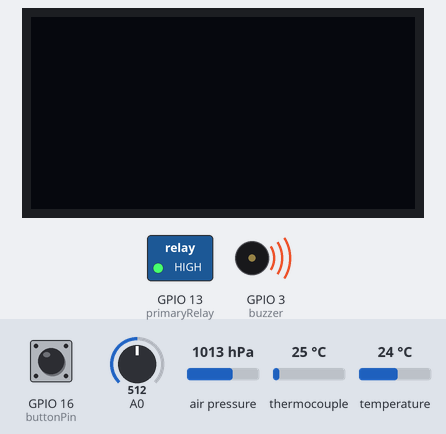
A sketch run on a simulated ESP8266 (NodeMCU). On the bench: 128×64 one-colour display, switched loads named in the sketch (green lamp = pin HIGH), buzzer (waves = sounding, pin HIGH). The inputs (shaded band) are chosen by the test bench; at power-on: GPIO 16 (buttonPin) HIGH, A0 = 512, air pressure 1013 hPa, thermocouple 25 °C, temperature 24 °C. The local clock reads 2024-03-15 10:24:30 at power-on unless the sketch sets it.

Above: at 1.2 s.
1.3 s: GPIO 16 (buttonPin) pulled LOW for 1 s
At 3.9 s:
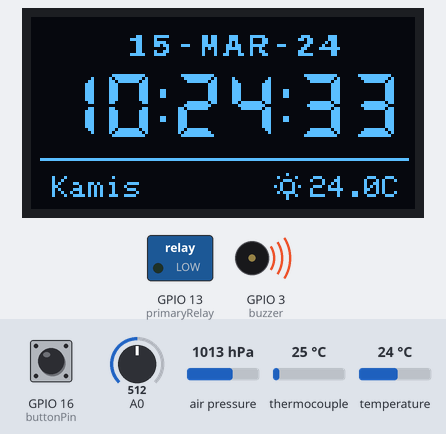
4.6 s: GPIO 16 (buttonPin) pulled LOW for 3.2 s
At 4.83 s:
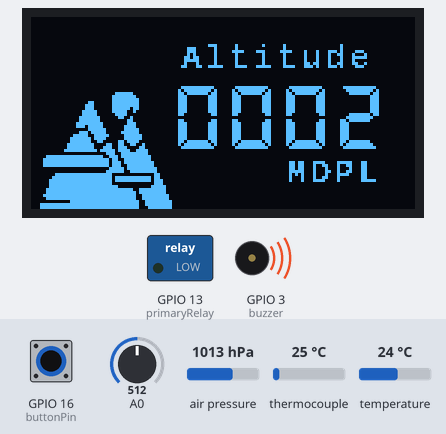
9.3 s: GPIO 16 (buttonPin) pulled LOW for 1 s
At 11.5 s:
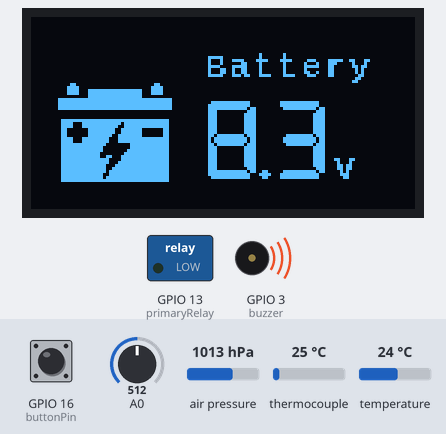
12.0 s: A0 set to 526
At 12.7 s:
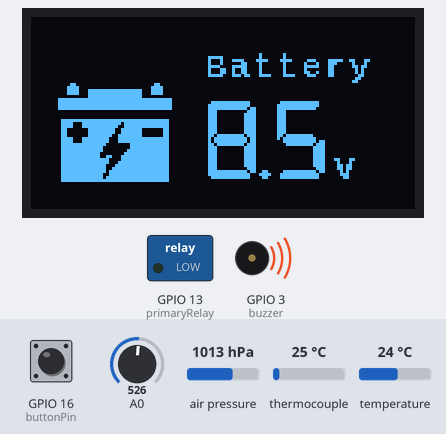
13.6 s: GPIO 16 (buttonPin) pulled LOW for 0.15 s
At 14.0 s:
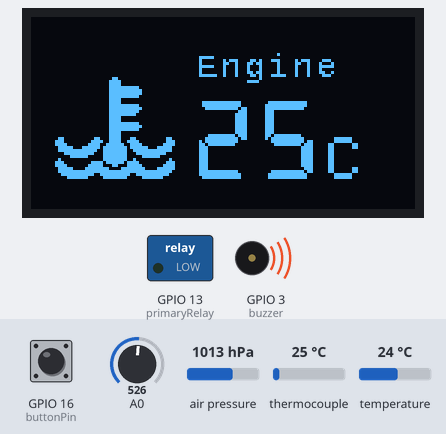
15.2 s: GPIO 16 (buttonPin) pulled LOW for 0.15 s
At 16.5 s:
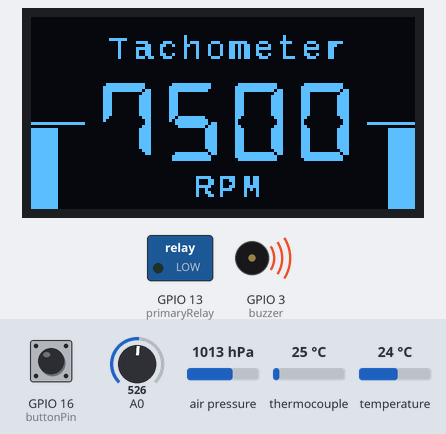
Timing chart, 0 to 17.8 s (numbered marks = the images above; inputs shaded):
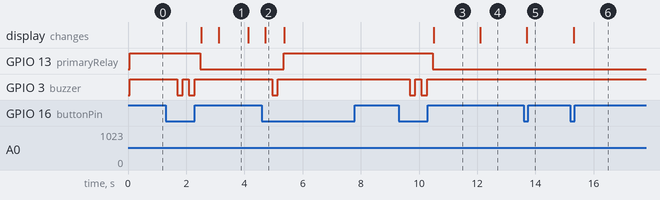

Measured:
- the behaviour switches between 518 and 519 on A0 (found by bisection; images 3 and 4)
- after the input at 1.3 s, GPIO 13 (primaryRelay): HIGH → LOW after 1.2 s; GPIO 3 (buzzer): alternates HIGH for 0.20 s and LOW for 0.20 s, 4 changes in all, then stays HIGH, starting after 0.39 s; the display: first changes after 1.2 s (image 1 shows a later state)
- after the input at 4.6 s, GPIO 13 (primaryRelay): LOW → HIGH after 0.75 s; GPIO 3 (buzzer): HIGH → LOW after 0.35 s, → HIGH 0.20 s later; the display: changes after 0.12 s (image 2)
- after the input at 9.3 s, GPIO 13 (primaryRelay): HIGH → LOW after 1.2 s; GPIO 3 (buzzer): alternates HIGH for 0.20 s and LOW for 0.20 s, 4 changes in all, then stays HIGH, starting after 0.38 s; the display: changes after 1.2 s (image 3)
- after the input at 12.0 s, the display: changes after 0.11 s (image 4)
- after the input at 13.6 s, the display: changes after 0.11 s (image 5)
- after the input at 15.2 s, the display: changes after 0.11 s (image 6)

The sketch:

Supra_X_125_Advance_Keyless.ino
```cpp
#include <Arduino.h>
#include <Adafruit_GFX.h>
#include <Adafruit_SSD1306.h>
#include <Adafruit_BMP280.h>
#include <DS3231.h>
#include <max6675.h>
#include "Costum_Fonts.h"
#include "Costum_Images.h"

// WebServer Library
#include <ESP8266WiFi.h>
#include <ESPAsyncTCP.h>
#include <ESP8266WebServer.h>
#include <ESPAsyncWebServer.h>
#include <Hash.h>
#include <FS.h>
#include "Web_Page.h"

#define SCK_PIN 14 // Pin D5 SCK=Serial CLock (Kalo di arduino Pin 13)
#define SO_PIN 12  // Pin D6 SO=Slave Out (Kalo di arduino Pin 12)
#define CS_PIN 15  // Pin D8 CS=Chip Select (Kalo di arduino Pin 10)

DS3231 rtc;
Adafruit_BMP280 bmp;
AsyncWebServer server(80);
WiFiEventHandler disconnectedEventHandler;
Adafruit_SSD1306 display(128, 64, &Wire, -1);
MAX6675 thermocouple(SCK_PIN, CS_PIN, SO_PIN);

char *wifiSSID = "Redmiqwery1";
char *wifiPassword = "kucing123";

const uint8_t buttonPin = 16;	 //D0
const uint8_t buzzer = 3;		 //RX
const uint8_t primaryRelay = 13; //D7

uint8_t counterOled;
bool stateRelay = true;
bool checkingSwitchButton, lastSwitchButton, checkingSwitchOled;
unsigned long timeStart, millisPrintToSerial, millisDeepSleep, millisAutoTurnOff, millisOled;

void setup()
{
	// Serial.begin(9600);
	settingI2cDevices();
	settingPinAndState();
	// startWiFiAndServer();
}

void loop()
{
	pressToStartTimer(buttonPin);
	remoteKeyless(primaryRelay, 350);
	autoTurnOffRelay(&stateRelay, 10000, 8, getBatteryVoltage());
	switchAndDisplayOledScreen(stateRelay, 200, 70);
	// printToSerial(30);
	// deepSleepMode(stateRelay, 5000);
}

void startWiFiAndServer()
{
	WiFi.begin(wifiSSID, wifiPassword);

	disconnectedEventHandler = WiFi.onStationModeDisconnected([](const WiFiEventStationModeDisconnected &event) {
		Serial.println("Station disconnected, trying to reconnect");
	});

	if (!SPIFFS.begin())
	{
		Serial.println("An Error has occurred while mounting SPIFFS");
	}

	File file = SPIFFS.open("/index.html", "r");
	if (!file)
	{
		Serial.println("Failed to open file for reading");
	}

	file.close();

	server.on("/", HTTP_GET, [](AsyncWebServerRequest *request) {
		request->send(SPIFFS, "/index.html");
	});

	server.on("/temperature", HTTP_GET, [](AsyncWebServerRequest *request) {
		request->send_P(200, "text/plain", String(bmp.readTemperature()).c_str());
	});

	server.on("/humidity", HTTP_GET, [](AsyncWebServerRequest *request) {
		request->send_P(200, "text/plain", String(bmp.readAltitude(1013.25)).c_str());
	});

	server.on("/pressure", HTTP_GET, [](AsyncWebServerRequest *request) {
		request->send_P(200, "text/plain", String(getBatteryVoltage()).c_str());
	});

	server.begin();
}

void settingI2cDevices()
{
	bmp.begin(0x76);

	display.begin(SSD1306_SWITCHCAPVCC, 0x3C);
	display.setTextColor(WHITE);
	display.clearDisplay();
	display.display();
}

void settingPinAndState()
{
	digitalWrite(primaryRelay, HIGH);
	digitalWrite(buzzer, HIGH);

	pinMode(buttonPin, INPUT_PULLUP);
	pinMode(buzzer, OUTPUT);
	pinMode(primaryRelay, OUTPUT);
}

void printToSerial(int duration)
{
	if (millis() - millisPrintToSerial >= duration)
	{
		millisPrintToSerial = millis();
		Serial.print(" batteryVoltage   : ");
		Serial.print(getBatteryVoltage());
		Serial.print("   millis() - timeStart   : ");
		Serial.print(millis() - timeStart);
		Serial.print("   counterOled   : ");
		Serial.print(counterOled);
		Serial.println("");
	}
}

void remoteKeyless(byte inputRelay, int pressDuration)
{
	if ((millis() - timeStart) >= pressDuration && checkingSwitchButton)
	{
		if (stateRelay == LOW)
		{
			stateRelay = HIGH; // Mematikan RELAY
			turnOnBuzzer(1, 200);
		}
		else
		{
			stateRelay = LOW; // Nyalakan RELAY
			turnOnBuzzer(2, 200);
		}
		checkingSwitchButton = false;
		digitalWrite(inputRelay, stateRelay);
	}
}

void pressToStartTimer(byte inputButton)
{
	bool currentSwitchButton = digitalRead(inputButton);
	if (currentSwitchButton != lastSwitchButton)
	{
		if (currentSwitchButton == LOW)
		{
			timeStart = millis();
			checkingSwitchButton = true;
			checkingSwitchOled = true;
		}
		else
		{
			checkingSwitchButton = false;
			checkingSwitchOled = false;
		}
		lastSwitchButton = currentSwitchButton;
	}
}

void deepSleepMode(bool relayCondition, int durBeforeSleep)
{
	if (relayCondition == true)
	{
		if (millis() - millisDeepSleep >= durBeforeSleep)
		{
			millisDeepSleep = millis();
			ESP.deepSleep(0); // deep sleep permanen
		}
	}
}

void autoTurnOffRelay(bool *relayCondition, int durBeforeTurnOff, byte voltThreshold, float batteryVoltage)
{
	if (*relayCondition == true)
	{
		millisAutoTurnOff = millis();
		return;
	}

	if (batteryVoltage >= voltThreshold)
	{
		millisAutoTurnOff = millis();
		return;
	}

	if (batteryVoltage <= voltThreshold && millis() - millisAutoTurnOff >= durBeforeTurnOff)
	{
		*relayCondition = true;
		turnOnBuzzer(1, 200);
		digitalWrite(primaryRelay, *relayCondition);
		return;
	}
}

void turnOnBuzzer(byte times, int duration)
{
	for (int i = 1; i <= times; i++)
	{
		digitalWrite(buzzer, false);
		delay(duration);
		digitalWrite(buzzer, true);
		delay(duration);
	}
}

float getBatteryVoltage()
{
	float vOUT, vIN;
	uint16_t analogValue;
	float R1 = 30000;
	float R2 = 7500;

	// @ts-ignore
	analogValue = analogRead(A0);
	vOUT = (analogValue * 3.3) / 1024;
	return vIN = vOUT / (R2 / (R1 + R2));
}

void switchAndDisplayOledScreen(bool relayCondition, int refreshDuration, uint8_t pressDuration)
{
	if (relayCondition == true)
	{
		Wire.endTransmission();
		display.clearDisplay();
		display.display();
		return;
	}

	if ((millis() - timeStart) >= pressDuration && checkingSwitchOled)
	{
		counterOled++;
		checkingSwitchOled = false;
	}

	if (millis() - millisOled >= refreshDuration)
	{
		Wire.endTransmission(false);
		millisOled = millis();
		switch (counterOled)
		{
		case 1:
			displayTimeAndDate(bmp.readTemperature());
			break;
		case 2:
			displayAltitude(bmp.readAltitude(1013.25));
			break;
		case 3:
			displayBatteryVoltage(getBatteryVoltage());
			break;
		case 4:
			displayEngineTemperature(thermocouple.readCelsius());
			break;
		case 5:
			displayTachometer(7500);
			break;
		// case 6:
		// 	displayWifiConnectifity();
		// 	break;
		default:
			counterOled = 1;
			break;
		}
	}
}

void displayTimeAndDate(float getTemperature)
{
	bool h12 = false;
	bool PM = false;
	bool Century = false;
	byte nowHour = rtc.getHour(h12, PM);
	int8_t tinggiDisplay = -3;
	display.clearDisplay();

	display.setFont(&Cousine_Bold_11);
	display.setCursor(32, 16 + tinggiDisplay);

	display.print(rtc.getDate());
	display.print('-');
	display.print(stringOfMonth(rtc.getMonth(Century)));
	display.print('-');
	display.print(rtc.getYear());

	display.setFont(&DSEG7_Classic_Bold_21);

	display.setCursor(6, 43 + tinggiDisplay);
	if (nowHour < 10)
		display.print('0');
	display.print(nowHour);
	display.print(':');

	display.setCursor(47, 43 + tinggiDisplay);
	if (rtc.getMinute() < 10)
		display.print('0');
	display.print(rtc.getMinute());
	display.print(':');

	display.setCursor(88, 43 + tinggiDisplay);
	if (rtc.getSecond() < 10)
		display.print('0');
	display.print(rtc.getSecond());

	display.drawLine(3, 50 + tinggiDisplay, 125, 50 + tinggiDisplay, WHITE);

	display.setFont(&Meteocons_Regular_11);
	display.setCursor(80, 64 + tinggiDisplay);
	if (nowHour > 18 || nowHour < 6)
	{
		display.print('C');
	}
	else
	{
		display.print('B');
	}

	display.setCursor(93, 62 + tinggiDisplay);
	display.setFont();
	display.setTextSize(1);
	display.print(getTemperature, 1);
	display.print("C");

	display.setCursor(7, 56 + tinggiDisplay);
	display.print(DayOfWeek(rtc.getDoW()));

	display.display();
}

String DayOfWeek(uint8_t dayOfWeek)
{
	switch (dayOfWeek)
	{
	case 1:
		return "Minggu";
	case 2:
		return "Senin";
	case 3:
		return "Selasa";
	case 4:
		return "Rabu";
	case 5:
		return "Kamis";
	case 6:
		return "Jumat";
	case 7:
		return "Sabtu";
	default:
		break;
	}
}

String stringOfMonth(uint8_t getMonth)
{
	switch (getMonth)
	{
	case 1:
		return "JAN";
	case 2:
		return "FEB";
	case 3:
		return "MAR";
	case 4:
		return "APR";
	case 5:
		return "MAY";
	case 6:
		return "JUN";
	case 7:
		return "JUL";
	case 8:
		return "AUG";
	case 9:
		return "SEP";
	case 10:
		return "OCT";
	case 11:
		return "NOV";
	case 12:
		return "DEC";
	default:
		break;
	}
}

void displayAltitude(float getAltitude)
{
	display.clearDisplay();
	display.drawBitmap(0, 19, MountainBitmap2, 50, 50, WHITE);

	display.setFont(&Cousine_Bold_11);
	display.setCursor(50, 17);
	display.print("Altitude");

	display.setCursor(85, 55);
	display.print("MDPL");

	display.setFont(&DSEG7_Classic_Bold_21);
	display.setCursor(47, 44);
	if (getAltitude < 1000)
		display.print('0');
	if (getAltitude < 100)
		display.print('0');
	if (getAltitude < 10)
		display.print('0');
	display.print(getAltitude, 0);

	display.display();
}

void displayBatteryVoltage(float getVoltage)
{
	display.clearDisplay();
	display.drawBitmap(8, 18, BatteryBitmap, 40, 40, WHITE);

	display.setFont(&Cousine_Bold_11);
	display.setCursor(58, 20);
	display.print("Battery");

	display.setFont(&DSEG7_Classic_Bold_26);
	display.setCursor(44, 54);
	if (getVoltage < 10)
	{
		display.setCursor(56, 54);
	}
	display.print(getVoltage, 1);

	display.setFont(&Cousine_Bold_11);
	display.print("V");

	display.display();
}

void displayEngineTemperature(float getEngineTemp)
{
	display.clearDisplay();
	display.setTextSize(1);
	display.drawBitmap(8, 17, EngineTempBitmap, 40, 40, WHITE);

	display.setFont(&Cousine_Bold_11);
	display.setCursor(55, 20);
	display.print("Engine");

	display.setFont(&DSEG7_Classic_Bold_26);
	display.setCursor(53, 54);
	if (getEngineTemp > 100)
	{
		display.setCursor(41, 54);
	}
	display.print(getEngineTemp, 0);

	display.setCursor(99, 46);
	if (getEngineTemp > 100)
	{
		display.setCursor(109, 46);
	}
	display.setFont();
	display.setTextSize(2);
	display.print('C');
	display.setTextSize(1);

	display.display();
}

void displayTachometer(uint16_t getTachometer)
{
	display.clearDisplay();

	int tachometerLevel = map(getTachometer, 0, 8000, 64, 35);
	if (tachometerLevel < 35)
	{
		tachometerLevel = 35;
	}
	display.fillRect(119, tachometerLevel, 9, 64, WHITE);
	display.fillRect(0, tachometerLevel, 9, 64, WHITE);

	display.setFont(&Cousine_Bold_11);
	display.setCursor(26, 14);
	display.print("Tachometer");

	display.setFont(&DSEG7_Classic_Bold_26);
	display.setCursor(21, 48);

	if (getTachometer < 1000)
		display.print('0');
	if (getTachometer < 100)
		display.print('0');
	if (getTachometer < 10)
		display.print('0');
	display.print(getTachometer);

	display.setFont(&Cousine_Bold_11);
	display.setCursor(54, 60);
	display.print("RPM");

	display.drawLine(0, 35, 17, 35, WHITE);
	display.drawLine(112, 35, 128, 35, WHITE);

	display.display();
}

void displayWifiConnectifity()
{
	display.clearDisplay();
	display.drawBitmap(1, 9, wifiBitmap, 40, 40, WHITE);

	display.setFont(&Cousine_Bold_11);
	display.setCursor(6, 57);
	display.print("WiFi");
	display.setCursor(58, 20);
	display.print("Status");

	display.setCursor(42, 38);
	display.setFont();
	display.setTextSize(1);
	if (WiFi.status() == WL_CONNECTED)
	{
		display.print(WiFi.localIP());
	}
	else
	{
		display.setCursor(48, 34);
		display.print("Reconnecting");
	}

	display.display();
}
```

Web_Page.h
```cpp
char homePage[] PROGMEM = R"=====(
<html>
<head>
</head>
<body>
<p> LED State: <span id="led-state">__</span> </p>
<button onclick = "myFunction()" > TOGGLE LED ON OFF </button>
<h1>ESP8266 Web Server</h1>
<script>
function myFunction()
{
  console.log("button Clicked!");
  var xhr = new XMLHttpRequest();
  var url = "/relaystate";

  xhr.onreadystatechange = function()
  {
    if(this.readyState == 4 && this.status == 200)
    {
     document.getElementById("led-state").innerHTML = this.responseText;
    }
  };
  xhr.open("GET", url, true);
  xhr.send();
}
</script>
</body>
</html>
)=====";
```

Source omitted: Costum_Fonts.h (data table, 58422 bytes), Costum_Images.h (data table, 6276 bytes)
